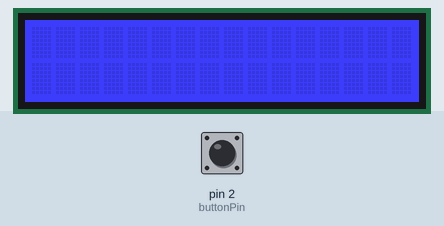
Simulated run of this sketch. Board: Arduino Uno, built with avr-gcc and run on an emulated ATmega328P. Shown: 16×2 character LCD. Inputs (shaded band) come from the test bench; at power-on: pin 2 (buttonPin) HIGH.

Above: at 2.2 s.
2.3 s: pin 2 (buttonPin) pulled LOW for 0.15 s
At 3.6 s:
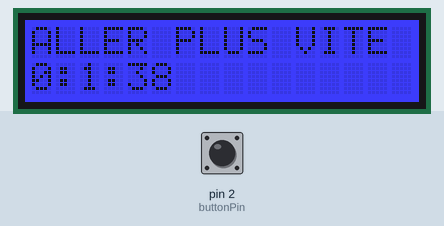
3.9 s: pin 2 (buttonPin) pulled LOW for 1 s
At 5.4 s:
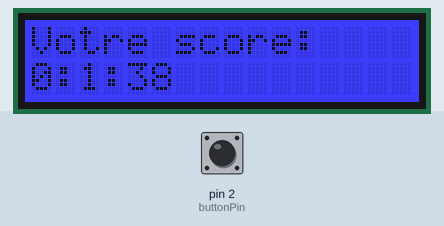
6.4 s: pin 2 (buttonPin) pulled LOW for 0.15 s
At 6.48 s:
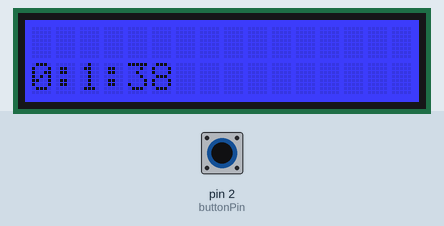
8.0 s: pin 2 (buttonPin) pulled LOW for 1 s
At 9.3 s:
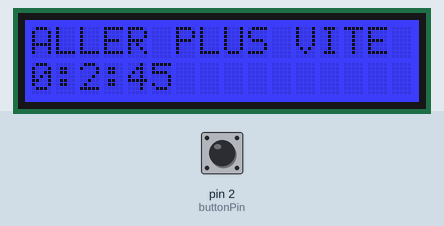
Timing chart, 0 to 11.0 s (numbered marks = the images above; inputs shaded):
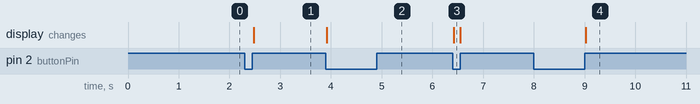

The sketch:

chrono_1_v-2.ino
```cpp
/*
 *       Matthis Sanier
 *       chrono_1_v-2
 *       Système de chronomètre avec un afficheur lsc, un boutton poussoir.
 *
 *       Afficheur LDC, bouton poussoir, carte arduino
 *       Afficheur LCD, button 2
 *
 *       05/09/2024 Chrono_1_v-1, affichage du chrono sur l'afficheur et reset du chrono
*/


//Bibliotheque LCD
#include <Wire.h>
#include "rgb_lcd.h"
rgb_lcd lcd;

//constantes
const int colorR = 0; //rouge
const int colorG = 0; //vert
const int colorB = 255; //bleu
unsigned long timet;
const int buttonPin = 2;
int buttonState = 0;


//Setup
void setup() {
    lcd.begin(16, 2);
    lcd.setRGB(colorR, colorG, colorB);
    delay(1000);
    pinMode(buttonPin, INPUT);
}


//Loop
void loop() {
  lcd.setCursor(0,1);
  lcd.print("00:00:00");

  buttonState = digitalRead(buttonPin);

  while(buttonState==0){
    buttonState = digitalRead(buttonPin);
  }

  timet=millis();

  while(buttonState==1){
    buttonState = digitalRead(buttonPin);
    lcd.clear();
  }

  while(buttonState==0){
    buttonState = digitalRead(buttonPin);
    lcd.setCursor(0,1);
    lcd.print((millis()-timet) / 60000);
        lcd.print(":");
    lcd.print((millis()-timet) / 1000%60);
        lcd.print(":");
    lcd.print((millis()-timet) / 10%100);
    lcd.setCursor(0,0);
      lcd.print("ALLER PLUS VITE");
  }

  while(buttonState==1){
    buttonState = digitalRead(buttonPin);
  }

  lcd.setCursor(0,0);
  lcd.print("Votre score:           ");

  while(buttonState==0){
     buttonState = digitalRead(buttonPin);
  }

  while(buttonState==1){
    buttonState = digitalRead(buttonPin);
  }

  lcd.setCursor(0,0);
  lcd.print("                      .");

  delay(100);

}
```

Measured:
- after the input at 2.3 s, the display: changes after 0.17 s (image 1)
- after the input at 3.9 s, the display: changes at once (image 2)
- after the input at 6.4 s, the display: changes at once (image 3)
- after the input at 8.0 s, the display: changes after 1.0 s (image 4)
